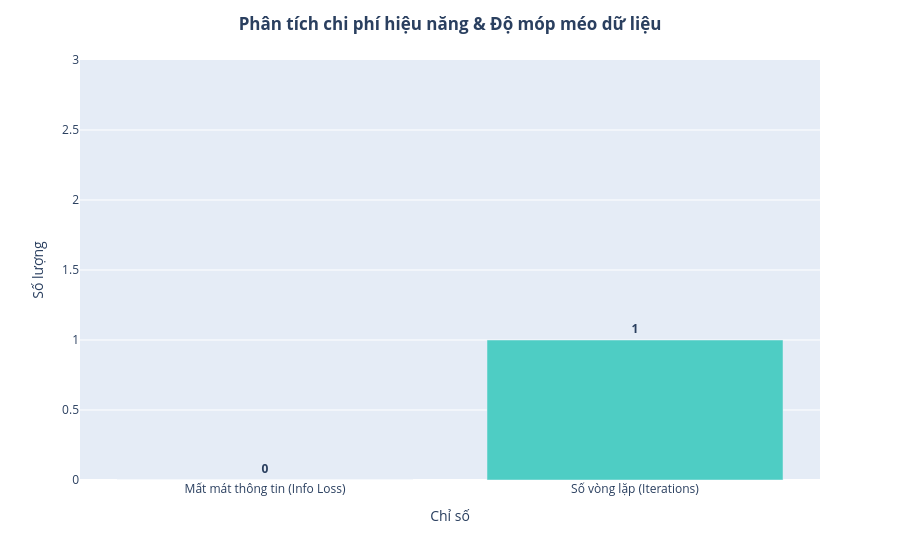

The code cell stored with this chart in its notebook:
### Code cell
import plotly.express as px
import pandas as pd

if response.status_code == 200:
    info_loss = data.get("info_loss", 0)
    iterations = data.get("iterations", 0)
    
    # Đóng gói dữ liệu vào DataFrame để Plotly xử lý
    df = pd.DataFrame({
        "Chỉ số": ["Mất mát thông tin (Info Loss)", "Số vòng lặp (Iterations)"],
        "Giá trị": [info_loss, iterations]
    })
    
    # Vẽ biểu đồ cột tương tác
    fig = px.bar(df, x="Chỉ số", y="Giá trị", color="Chỉ số", text="Giá trị",
                 color_discrete_sequence=["#FF6B6B", "#4ECDC4"])
    
    # Tùy chỉnh giao diện
    fig.update_traces(texttemplate='<b>%{text}</b>', textposition='outside', 
                      hovertemplate="%{x}: %{y}<extra></extra>")
    fig.update_layout(title_text="<b>Phân tích chi phí hiệu năng & Độ móp méo dữ liệu</b>",
                      title_x=0.5, showlegend=False, 
                      yaxis=dict(range=[0, max(info_loss, iterations) + 2], title="Số lượng"))
    fig.show()

### Figure 1 — Plotly figure (JSON) as saved in the notebook; plotly's stock layout.template omitted (floating-point values rounded to 4 significant figures)
{"data": [{"hovertemplate": "%{x}: %{y}<extra></extra>", "legendgroup": "Mất mát thông tin (Info Loss)", "marker": {"color": "#FF6B6B", "pattern": {"shape": ""}}, "name": "Mất mát thông tin (Info Loss)", "orientation": "v", "showlegend": true, "text": [0.0], "textposition": "outside", "texttemplate": "<b>%{text}</b>", "type": "bar", "x": ["Mất mát thông tin (Info Loss)"], "xaxis": "x", "y": [0], "yaxis": "y"}, {"hovertemplate": "%{x}: %{y}<extra></extra>", "legendgroup": "Số vòng lặp (Iterations)", "marker": {"color": "#4ECDC4", "pattern": {"shape": ""}}, "name": "Số vòng lặp (Iterations)", "orientation": "v", "showlegend": true, "text": [1.0], "textposition": "outside", "texttemplate": "<b>%{text}</b>", "type": "bar", "x": ["Số vòng lặp (Iterations)"], "xaxis": "x", "y": [1], "yaxis": "y"}], "layout": {"barmode": "relative", "legend": {"title": {"text": "Chỉ số"}, "tracegroupgap": 0}, "margin": {"t": 60}, "showlegend": false, "title": {"text": "<b>Phân tích chi phí hiệu năng & Độ móp méo dữ liệu</b>", "x": 0.5}, "xaxis": {"anchor": "y", "categoryarray": ["Mất mát thông tin (Info Loss)", "Số vòng lặp (Iterations)"], "categoryorder": "array", "domain": [0, 1], "title": {"text": "Chỉ số"}}, "yaxis": {"anchor": "x", "domain": [0, 1], "range": [0, 3], "title": {"text": "Số lượng"}}}}
